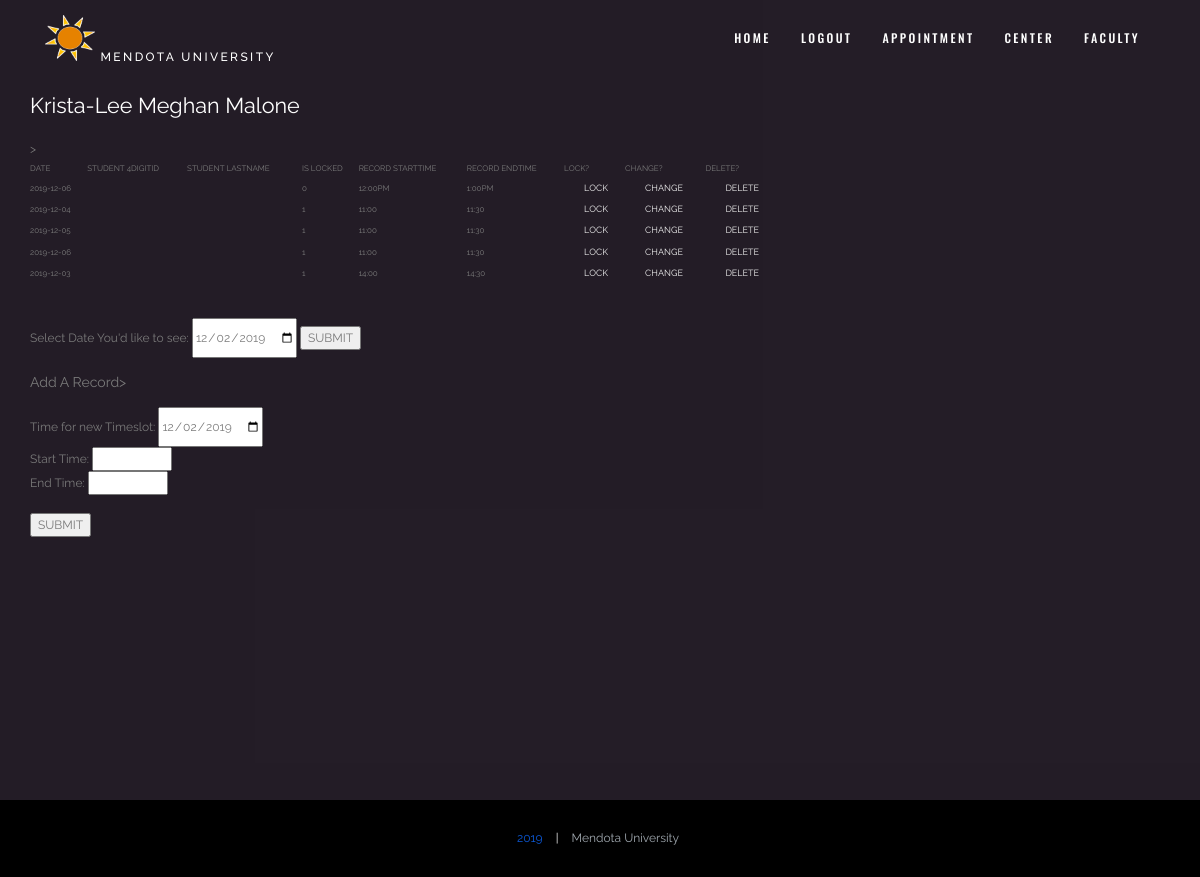
The page /professor_cPanel.php (signed in) on the database its author committed.
### tables this page shows
CREATE TABLE `RECORD` (
  `record_id` int(6) NOT NULL,
  `is_available` int(1) NOT NULL DEFAULT '1',
  `fac_id` varchar(255) NOT NULL,
  `student_4_digit` int(4) DEFAULT NULL COMMENT 'null=available',
  `student_lname` varchar(255) DEFAULT NULL COMMENT 'null=available',
  `record_date` varchar(16) NOT NULL,
  `record_starttime` varchar(255) NOT NULL,
  `record_endtime` varchar(255) NOT NULL
);

### professor_cPanel.php (the view, shortened to what this page needs)
<html>
<head>
    <?php
    include_once("./includes/head.php");
        include("./includes/connect.inc.php");
        $addSentence="";
    ?>
</head>
<body id="top" data-spy="scroll" data-target=".header" data-offset="80">
<?php include_once("./includes/nav-bar.php") ?>
<section class="intro text-left section-padding autoheight" id="intro">
			<div class="container wow animated fadeInLeft animated" data-wow-duration="1s" data-wow-delay="0.5s">
				<div class="row">
					<div class="col-lg-8 about">
    <?php
    function addARecord($row){
        $is_locked = $row['is_available'];
        $student_4digit = $row['student_4_digit'];
        $student_lastName = $row['student_lname'];
        $record_date = $row['record_date'];
        $start_time = $row['record_starttime'];
        $end_time = $row['record_endtime'];
        echo ("<tr>");
        echo("<td>$record_date</td>");
        echo("<td>$student_4digit</td>");
        echo("<td>$student_lastName</td>");
        echo("<td>$is_locked</td>");
        echo("<td>$start_time</td>");
        echo("<td>$end_time</td>");
        echo("<td>");
        echo ("<form action=\"prof_execute.php\" method=\"post\">");
		echo ("<a href=\"javascript:;\" onclick=\"parentNode.submit();\"><p>Lock</p></a>");
        echo ("</form>");
        echo("</td>");
        echo("<td>");
        if (empty($student_4digit)){
            echo ("<form action=\"prof_updateForm.php\" method=\"post\">");
            echo ("<a href=\"javascript:;\" onclick=\"parentNode.submit();\"><p>Change</p></a>");
            echo ("</form>");
        }
        echo ("</td>");
        echo("<td>");
        if (empty($student_4digit)){
            echo ("<form action=\"prof_execute.php\" method=\"post\">");
            echo ("<a href=\"javascript:;\" onclick=\"parentNode.submit();\"><p>Delete</p></a>");
            echo ("</form>");
            echo ("</td>");
            echo ("</tr>");
        }
    }
    ?>
<?php
    $prof_id = $_SESSION['loginID'];
    $prof_name = $_SESSION['prof_name'];
?>
<?php
    echo "<h2>$prof_name</h2>";
    $query_sentence="SELECT * FROM RECORD WHERE (fac_id=\"$prof_id\")".$addSentence;
	$result = mysqli_query($conn, $query_sentence);
    $rowNum = mysqli_num_rows($result);
	if($rowNum==0){
	    echo("<p>No Timeslot!</p>");
	}else{
        echo ("<table style='width: 100%;min-width: max-content; font-variant: all-petite-caps;'
 border=1><tr><td>Date</td><td>student 4digitId</td>
        <td>student LastName</td><td>is Locked</td><td>Record StartTime</td><td>Record EndTime</td>
        <td>Lock?</td><td>Change?</td>><td>delete?</td></tr>");
	    while($row = mysqli_fetch_assoc($result)){
	        addARecord($row);
        }
        echo ("</table>");
    }
?>
<br></br>
    <FORM name="selectDae" action=professor_cPanel.php method=POST>
        <label for="start">Select Date You'd like to see:</label>
        <input type="date" id="start" name="trip_start"
        value="2019-12-02"
        min="2019-12-02" max="2019-12-06">
        <input type="submit" name="chooseTime" value="SUBMIT">
    </FORM>
    <h3>Add A Record></h3>
    <FORM name="addRecord" action=professor_cPanel.php method=POST>
        <label for="date">Time for new Timeslot:</label>
        <input type="date" id="date" name="trip_start"
        value="2019-12-02"
        min="2019-12-02" max="2019-12-06"></br>
        Start Time: <input type="text" size="10" maxlength="40" name="start_time"></br>
        End Time: <input type="text" size="10" maxlength="40" name="end_time"></br>
        <input type="submit" name="addNewRecord" value="SUBMIT">
    </FORM>
					</div>
				</div>
			</div>
        </section>
        <?php include_once("./includes/footer.php")?>
</body>
</html>

### assets/css/gridgallery.css (style rules this page uses)
*, *:after, *:before { -webkit-box-sizing: border-box; -moz-box-sizing: border-box; box-sizing: border-box; }

### assets/css/venobox.css (style rules this page uses)
body { -webkit-overflow-scrolling:touch; }

### assets/css/styles.css (style rules this page uses)
html, body, div, span, applet, object, iframe, h1, h2, h3, h4, h5, h6, p, pre, a, abbr, acronym, address, big, cite, code, del, dfn, em, img, ins, kbd, q, s, samp, small, strike, strong, sub, sup, tt, var, b, u, i, center, dl, dt, dd, ol, ul, li, fieldset, form, label, legend, table, caption, tbody, tfoot, thead, tr, th, td, article, aside, canvas, details, embed, figure, figcaption, footer, header, hgroup, menu, nav, output, ruby, section, summary, time, mark, audio, video { margin: 0; padding: 0; border: 0; font-size: 100%; font: inherit; vertical-align: baseline; }
body { color: #7a7a7a; font-family: 'Raleway', sans-serif; font-size: 14px; font-style: normal; line-height:1.5; }
a { color: #fff; text-decoration: none; }
h2 { color: #FFFFFF; font-size: 1.8em; margin: 0.83em 0; }
h3 { font-size: 1.17em; margin: 1em 0; }
p { color: #eee; font-size: 1.1em; line-height: 1.6em; }
.section-padding { padding-top: 6%; padding-bottom: 6%; }
body { position:relative; }
.intro { background: #0c040fe6; }
.about p { margin-bottom:0; padding-left: 20px; }
a { color: #212639; text-decoration: none; }

### assets/css/queries.css (style rules this page uses)
@media screen and (max-width:1366px) { body { font-size:12px; } }

### rows shown on the page
record: record_date "2019-12-06", is_available "0", record_starttime "12:00PM", record_endtime "1:00PM"
record: record_date "2019-12-04", is_available "1", record_starttime "11:00", record_endtime "11:30"
record: record_date "2019-12-05", is_available "1", record_starttime "11:00", record_endtime "11:30"
record: record_date "2019-12-06", is_available "1", record_starttime "11:00", record_endtime "11:30"
record: record_date "2019-12-03", is_available "1", record_starttime "14:00", record_endtime "14:30"

### other values the page prints
$prof_name "Krista-Lee Meghan Malone"
